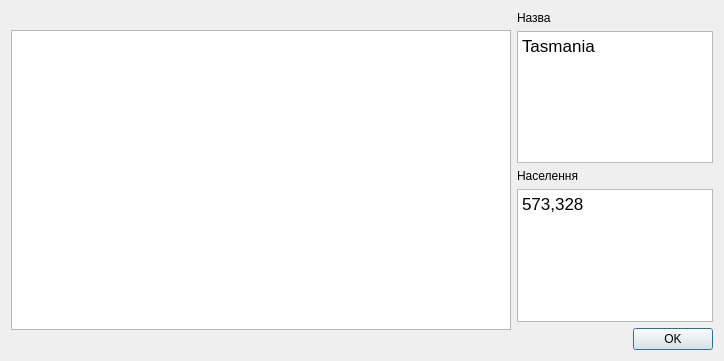
<?xml version="1.0" encoding="UTF-8"?>
<ui version="4.0">
 <class>Tasmania</class>
 <widget class="QDialog" name="Tasmania">
  <property name="geometry">
   <rect>
    <x>0</x>
    <y>0</y>
    <width>724</width>
    <height>361</height>
   </rect>
  </property>
  <property name="windowTitle">
   <string>Dialog</string>
  </property>
  <layout class="QHBoxLayout" name="horizontalLayout">
   <item>
    <widget class="QTextBrowser" name="textBrowser_3">
     <property name="minimumSize">
      <size>
       <width>500</width>
       <height>0</height>
      </size>
     </property>
     <property name="maximumSize">
      <size>
       <width>16777215</width>
       <height>300</height>
      </size>
     </property>
     <property name="styleSheet">
      <string notr="true">border-image: url(&quot;:/images/tasmania.png&quot;) 0 0 0 0 stretch stretch;
</string>
     </property>
    </widget>
   </item>
   <item>
    <layout class="QVBoxLayout" name="verticalLayout">
     <item>
      <widget class="QLabel" name="label">
       <property name="text">
        <string>Назва</string>
       </property>
      </widget>
     </item>
     <item>
      <widget class="QTextBrowser" name="textBrowser">
       <property name="html">
        <string>&lt;!DOCTYPE HTML PUBLIC &quot;-//W3C//DTD HTML 4.0//EN&quot; &quot;http://www.w3.org/TR/REC-html40/strict.dtd&quot;&gt;
&lt;html&gt;&lt;head&gt;&lt;meta name=&quot;qrichtext&quot; content=&quot;1&quot; /&gt;&lt;meta charset=&quot;utf-8&quot; /&gt;&lt;style type=&quot;text/css&quot;&gt;
p, li { white-space: pre-wrap; }
hr { height: 1px; border-width: 0; }
li.unchecked::marker { content: &quot;\2610&quot;; }
li.checked::marker { content: &quot;\2612&quot;; }
&lt;/style&gt;&lt;/head&gt;&lt;body style=&quot; font-family:'.AppleSystemUIFont'; font-size:13pt; font-weight:400; font-style:normal;&quot;&gt;
&lt;p style=&quot; margin-top:0px; margin-bottom:0px; margin-left:0px; margin-right:0px; -qt-block-indent:0; text-indent:0px;&quot;&gt;Tasmania&lt;/p&gt;&lt;/body&gt;&lt;/html&gt;</string>
       </property>
      </widget>
     </item>
     <item>
      <widget class="QLabel" name="label_2">
       <property name="text">
        <string>Населення</string>
       </property>
      </widget>
     </item>
     <item>
      <widget class="QTextBrowser" name="textBrowser_2">
       <property name="html">
        <string>&lt;!DOCTYPE HTML PUBLIC &quot;-//W3C//DTD HTML 4.0//EN&quot; &quot;http://www.w3.org/TR/REC-html40/strict.dtd&quot;&gt;
&lt;html&gt;&lt;head&gt;&lt;meta name=&quot;qrichtext&quot; content=&quot;1&quot; /&gt;&lt;meta charset=&quot;utf-8&quot; /&gt;&lt;style type=&quot;text/css&quot;&gt;
p, li { white-space: pre-wrap; }
hr { height: 1px; border-width: 0; }
li.unchecked::marker { content: &quot;\2610&quot;; }
li.checked::marker { content: &quot;\2612&quot;; }
&lt;/style&gt;&lt;/head&gt;&lt;body style=&quot; font-family:'.AppleSystemUIFont'; font-size:13pt; font-weight:400; font-style:normal;&quot;&gt;
&lt;p style=&quot; margin-top:0px; margin-bottom:0px; margin-left:0px; margin-right:0px; -qt-block-indent:0; text-indent:0px;&quot;&gt;573,328&lt;/p&gt;&lt;/body&gt;&lt;/html&gt;</string>
       </property>
      </widget>
     </item>
     <item>
      <widget class="QDialogButtonBox" name="buttonBox">
       <property name="orientation">
        <enum>Qt::Horizontal</enum>
       </property>
       <property name="standardButtons">
        <set>QDialogButtonBox::Ok</set>
       </property>
      </widget>
     </item>
    </layout>
   </item>
  </layout>
 </widget>
 <resources/>
 <connections>
  <connection>
   <sender>buttonBox</sender>
   <signal>accepted()</signal>
   <receiver>Tasmania</receiver>
   <slot>accept()</slot>
   <hints>
    <hint type="sourcelabel">
     <x>248</x>
     <y>254</y>
    </hint>
    <hint type="destinationlabel">
     <x>157</x>
     <y>274</y>
    </hint>
   </hints>
  </connection>
  <connection>
   <sender>buttonBox</sender>
   <signal>rejected()</signal>
   <receiver>Tasmania</receiver>
   <slot>reject()</slot>
   <hints>
    <hint type="sourcelabel">
     <x>316</x>
     <y>260</y>
    </hint>
    <hint type="destinationlabel">
     <x>286</x>
     <y>274</y>
    </hint>
   </hints>
  </connection>
 </connections>
</ui>
